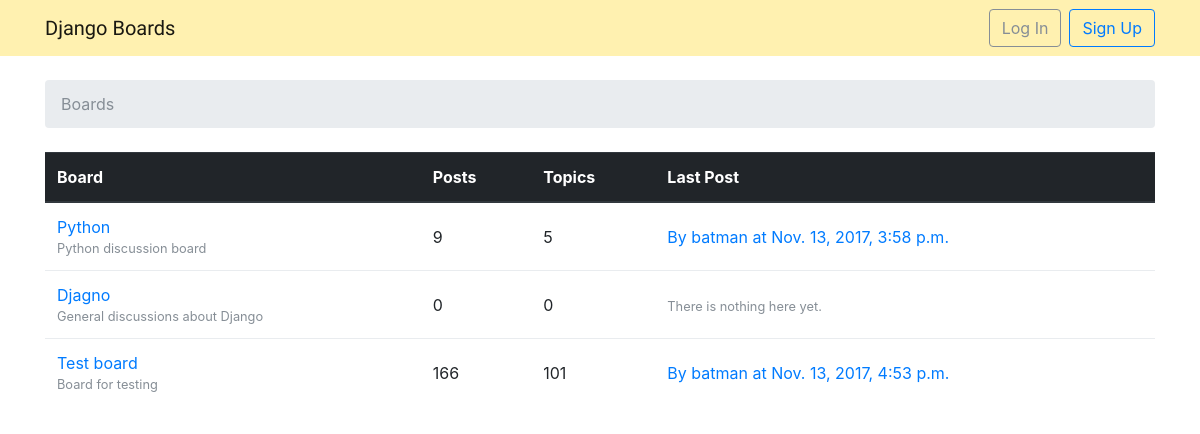
The page / on the database its author committed.
### forums/models.py (models this page shows, shortened)
class Board(models.Model):
    name = models.CharField(max_length=30, unique=True)
    description = models.CharField(max_length=100)
    def get_posts_count(self):
        return Post.objects.filter(topic__board=self).count()
    def get_last_post(self):
        return Post.objects.filter(topic__board=self).last()

class Post(models.Model):
    message = models.TextField(max_length=4000)
    topic = models.ForeignKey(Topic, related_name='posts')
    created_at = models.DateTimeField(auto_now_add=True)
    updated_at = models.DateTimeField(null=True)
    created_by = models.ForeignKey(User, related_name='posts')
    updated_by = models.ForeignKey(User, null=True, related_name='+')

### forums/views.py (the view)
# urls.py: url(r'^$', views.BoardListView.as_view(), name='home'),
class BoardListView(ListView):
    model = models.Board
    context_object_name = 'boards'
    template_name = 'forums/boards.html'

### forums/templates/forums/boards.html (shortened to what this page needs)
{% extends 'base.html' %}
{% block breadcrumb %}
    <li class="breadcrumb-item active">Boards</li>
{% endblock %}
{% block content %}
    <table class="table">
        <thead class="thead-dark">
            <tr>
                <th>Board</th>
                <th>Posts</th>
                <th>Topics</th>
                <th>Last Post</th>
            </tr>
        </thead>
        <tbody>
            {% for board in boards %}
                <tr>
                    <td>
                        <a href="{% url 'forums:board_topics' pk=board.pk %}">{{ board.name }}</a>
                        <small class="text-muted d-block">{{ board.description }}</small>
                    </td>
                    <td class="align-middle">{{ board.get_posts_count }}</td>
                    <td class="align-middle">{{ board.topics.count }}</td>
                    <td class="align-middle">
                        {% if board.get_posts_count %}
                            {% with post=board.get_last_post %}
                                <a href="{% url 'forums:topic_posts' pk=board.pk topic_pk=post.topic.pk %}">
                                    By {{ post.created_by.username }} at {{ post.created_at }}
                                </a>
                            {% endwith %}
                        {% else %}
                            <small class="text-muted">There is nothing here yet.</small>
                        {% endif %}
                    </td>
                </tr>
            {% endfor %}
        </tbody>
    </table>
{% endblock %}

### rows shown on the page
Board: name "Python", description "Python discussion board", get_posts_count "9", topics.count "5", get_last_post.created_by.username "batman", get_last_post.created_at "Nov. 13, 2017, 3:58 p.m."
Board: name "Djagno", description "General discussions about Django", get_posts_count "0", topics.count "0", shows "There is nothing here yet."
Board: name "Test board", description "Board for testing", get_posts_count "166", topics.count "101", get_last_post.created_by.username "batman", get_last_post.created_at "Nov. 13, 2017, 4:53 p.m."
